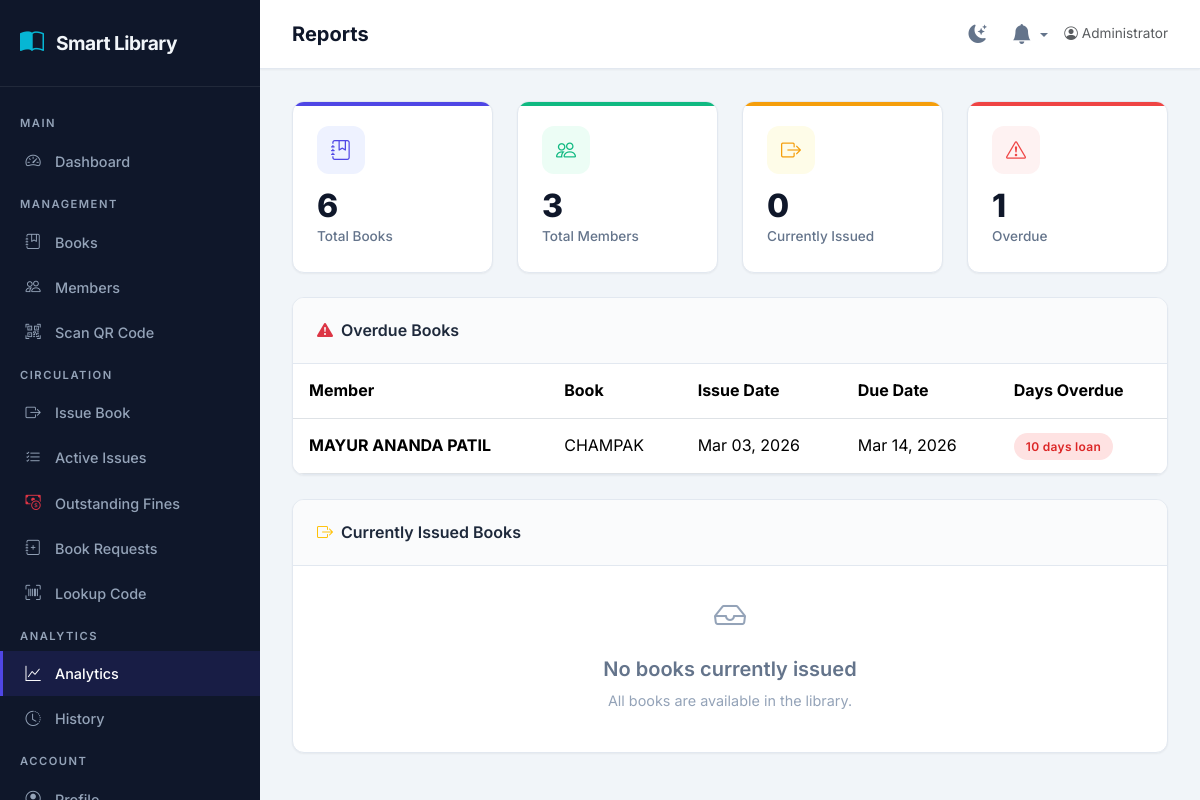
The page /admin/reports (signed in) on the database its author committed.
### app/models.py (models this page shows, shortened)
class User(UserMixin, db.Model):
    __tablename__ = 'users'
    id = db.Column(db.Integer, primary_key=True)
    name = db.Column(db.String(120), nullable=False)
    email = db.Column(db.String(120), unique=True, nullable=False, index=True)
    password_hash = db.Column(db.String(256), nullable=False)
    role = db.Column(db.String(20), nullable=False, default='user', index=True)
    status = db.Column(db.String(20), nullable=False, default='active', index=True)
    created_at = db.Column(db.DateTime, nullable=False, default=datetime.utcnow)
    last_active_at = db.Column(db.DateTime, nullable=True)
    roll_number = db.Column(db.String(50), nullable=True, index=True)
    phone = db.Column(db.String(20), nullable=True)
    division = db.Column(db.String(20), nullable=True)
    department = db.Column(db.String(100), nullable=True)
    semester = db.Column(db.Integer, nullable=True)
    issued_books = db.relationship('IssuedBook', backref='user', lazy='dynamic')
    saved_books = db.relationship('SavedBook', backref='user', lazy='dynamic', cascade='all, delete-orphan')
    reviews = db.relationship('Review', backref='user', lazy='dynamic', cascade='all, delete-orphan')
    book_requests = db.relationship('BookRequest', backref='requester', lazy='dynamic', cascade='all, delete-orphan')
    @property
    def is_admin(self):
        return self.role and self.role.strip().lower() == 'admin'

class IssuedBook(db.Model):
    __tablename__ = 'issued_books'
    id = db.Column(db.Integer, primary_key=True)
    issue_code = db.Column(db.String(20), unique=True, nullable=False, index=True)
    user_id = db.Column(db.Integer, db.ForeignKey('users.id'), nullable=False, index=True)
    book_id = db.Column(db.Integer, db.ForeignKey('books.id'), nullable=False, index=True)
    copy_id = db.Column(db.Integer, db.ForeignKey('book_copies.id'), nullable=True, index=True)
    issue_date = db.Column(db.DateTime, nullable=False, default=datetime.utcnow)
    due_date = db.Column(db.DateTime, nullable=False, index=True)
    return_date = db.Column(db.DateTime, nullable=True)
    status = db.Column(db.String(20), nullable=False, default='issued', index=True)
    fine_amount = db.Column(db.Float, nullable=False, default=0.0)
    fine_paid = db.Column(db.Boolean, nullable=False, default=False)
    notified_due_soon = db.Column(db.Boolean, nullable=False, default=False)

class Book(db.Model):
    __tablename__ = 'books'
    id = db.Column(db.Integer, primary_key=True)
    access_number = db.Column(db.String(50), nullable=True, index=True)
    title = db.Column(db.String(255), nullable=False, index=True)
    author = db.Column(db.String(255), nullable=False, index=True)
    category = db.Column(db.String(100), nullable=False, index=True)
    publication = db.Column(db.String(255), nullable=False, default='Unknown')
    total_copies = db.Column(db.Integer, nullable=False, default=1)
    available_copies = db.Column(db.Integer, nullable=False, default=1)
    image_url = db.Column(db.String(500), nullable=True)  # Cloudinary secure URL
    image_public_id = db.Column(db.String(255), nullable=True)  # For deleting/replacing images
    created_at = db.Column(db.DateTime, nullable=False, default=datetime.utcnow)
    copies = db.relationship('BookCopy', backref='book', lazy='dynamic', cascade='all, delete-orphan')
    issued_records = db.relationship('IssuedBook', backref='book', lazy='dynamic')
    saved_by = db.relationship('SavedBook', backref='book', lazy='dynamic', cascade='all, delete-orphan')
    reviews = db.relationship('Review', backref='book', lazy='dynamic', cascade='all, delete-orphan')
    __table_args__ = (
        db.CheckConstraint('total_copies >= 0', name='ck_total_copies_non_negative'),
        db.CheckConstraint('available_copies >= 0', name='ck_available_copies_non_negative'),
        db.CheckConstraint('available_copies <= total_copies', name='ck_available_lte_total'),
    )

### app/routes/admin.py (the view)
@admin_bp.route('/reports')
@admin_required
def reports():
    issue_service.update_overdue_books()
    stats = issue_service.get_dashboard_stats()
    overdue_books = IssuedBook.query.filter_by(status='overdue').join(User).join(Book).all()
    issued_books = IssuedBook.query.filter_by(status='issued').join(User).join(Book).all()
    return render_template(
        'admin/reports.html',
        stats=stats,
        overdue_books=overdue_books,
        issued_books=issued_books,
    )

### app/models.py (called while the page is built)
@login_manager.user_loader
def load_user(user_id):
    return User.query.get(int(user_id))

### app/routes/admin.py (called while the page is built)
@admin_bp.before_request
@login_required
def before_request():
    from datetime import datetime
    if current_user.is_authenticated:
        current_user.last_active_at = datetime.utcnow()
        db.session.commit()

### app/services/issue_service.py (called while the page is built, shortened)
def update_overdue_books():
    now = datetime.utcnow()
    overdue_records = IssuedBook.query.filter(
        IssuedBook.status == 'issued',
        IssuedBook.due_date < now,
    ).all()
    for record in overdue_records:
        record.status = 'overdue'
    warning_deadline = now + timedelta(days=2)
    due_soon_records = IssuedBook.query.filter(
        IssuedBook.status == 'issued',
        IssuedBook.due_date <= warning_deadline,
        IssuedBook.due_date >= now,
        IssuedBook.notified_due_soon == False
    ).all()
    if overdue_records or due_soon_records:
        db.session.commit()
    return len(overdue_records)

def get_dashboard_stats():
    from app.models import User, Book, IssuedBook
    from sqlalchemy import func
    total_books = db.session.query(func.sum(Book.total_copies)).scalar() or 0
    total_users = User.query.filter_by(role='user').count()
    issued_count = IssuedBook.query.filter_by(status='issued').count()
    overdue_count = IssuedBook.query.filter_by(status='overdue').count()
    recent_books = Book.query.order_by(Book.created_at.desc()).limit(5).all()
    return {
        'total_books': int(total_books),
        'total_users': total_users,
        'issued_count': issued_count,
        'overdue_count': overdue_count,
        'recent_books': recent_books,
    }

### app/templates/admin/reports.html (shortened to what this page needs)
{% extends "admin/layout.html" %}
{% block page_title %}Reports{% endblock %}
{% block content %}
<div class="row g-4 mb-4">
    <div class="col-sm-6 col-lg-3">
        <div class="stat-card books">
            <div class="stat-icon"><i class="bi bi-journal-bookmark"></i></div>
            <div class="stat-value">{{ stats.total_books }}</div>
            <div class="stat-label">Total Books</div>
        </div>
    </div>
    <div class="col-sm-6 col-lg-3">
        <div class="stat-card users">
            <div class="stat-icon"><i class="bi bi-people"></i></div>
            <div class="stat-value">{{ stats.total_users }}</div>
            <div class="stat-label">Total Members</div>
        </div>
    </div>
    <div class="col-sm-6 col-lg-3">
        <div class="stat-card issued">
            <div class="stat-icon"><i class="bi bi-box-arrow-right"></i></div>
            <div class="stat-value">{{ stats.issued_count }}</div>
            <div class="stat-label">Currently Issued</div>
        </div>
    </div>
    <div class="col-sm-6 col-lg-3">
        <div class="stat-card overdue">
            <div class="stat-icon"><i class="bi bi-exclamation-triangle"></i></div>
            <div class="stat-value">{{ stats.overdue_count }}</div>
            <div class="stat-label">Overdue</div>
        </div>
    </div>
</div>
<div class="card-olms mb-4">
    <div class="card-header-olms">
        <i class="bi bi-exclamation-triangle-fill text-danger"></i> Overdue Books
    </div>
    <div class="card-body p-0">
        {% if overdue_books %}
        <div class="table-responsive">
            <table class="table table-hover mb-0">
                <thead>
                    <tr>
                        <th style="padding:.875rem 1rem;">Member</th>
                        <th style="padding:.875rem 1rem;">Book</th>
                        <th style="padding:.875rem 1rem;">Issue Date</th>
                        <th style="padding:.875rem 1rem;">Due Date</th>
                        <th style="padding:.875rem 1rem;">Days Overdue</th>
                    </tr>
                </thead>
                <tbody>
                    {% for issue in overdue_books %}
                    {% set days_overdue = (now() - issue.due_date).days if now else 0 %}
                    <tr>
                        <td style="padding:.875rem 1rem;"><strong>{{ issue.user.name }}</strong></td>
                        <td style="padding:.875rem 1rem;">{{ issue.book.title }}</td>
                        <td style="padding:.875rem 1rem;">{{ issue.issue_date.strftime('%b %d, %Y') }}</td>
                        <td style="padding:.875rem 1rem;">{{ issue.due_date.strftime('%b %d, %Y') }}</td>
                        <td style="padding:.875rem 1rem;">
                            <span class="badge-status badge-overdue">{{ ((issue.due_date - issue.issue_date).days) }}
                                days loan</span>
                        </td>
                    </tr>
                    {% endfor %}
                </tbody>
            </table>
        </div>
        {% else %}
        <div class="empty-state py-4">
            <i class="bi bi-check-circle d-block text-success" style="font-size:2rem;"></i>
            <h5>No overdue books</h5>
            <p>All books are returned on time. Great!</p>
        </div>
        {% endif %}
    </div>
</div>
<div class="card-olms">
    <div class="card-header-olms">
        <i class="bi bi-box-arrow-right text-warning"></i> Currently Issued Books
    </div>
    <div class="card-body p-0">
        {% if issued_books %}
        <div class="table-responsive">
            <table class="table table-hover mb-0">
                <thead>
                    <tr>
                        <th style="padding:.875rem 1rem;">Member</th>
                        <th style="padding:.875rem 1rem;">Book</th>
                        <th style="padding:.875rem 1rem;">Issue Date</th>
                        <th style="padding:.875rem 1rem;">Due Date</th>
                    </tr>
                </thead>
                <tbody>
                    {% for issue in issued_books %}
                    <tr>
                        <td style="padding:.875rem 1rem;"><strong>{{ issue.user.name }}</strong></td>
                        <td style="padding:.875rem 1rem;">{{ issue.book.title }}</td>
                        <td style="padding:.875rem 1rem;">{{ issue.issue_date.strftime('%b %d, %Y') }}</td>
                        <td style="padding:.875rem 1rem;">{{ issue.due_date.strftime('%b %d, %Y') }}</td>
                    </tr>
                    {% endfor %}
                </tbody>
            </table>
        </div>
        {% else %}
        <div class="empty-state py-4">
            <i class="bi bi-inbox d-block" style="font-size:2rem;"></i>
            <h5>No books currently issued</h5>
            <p>All books are available in the library.</p>
        </div>
        {% endif %}
    </div>
</div>
{% endblock %}

### app/templates/admin/layout.html (shortened to what this page needs)
{% extends "base.html" %}
{% block body %}
<div class="admin-wrapper">
    <aside class="sidebar" id="sidebar">
        <div class="sidebar-brand">
            <i class="bi bi-book-half"></i>
            <span>Smart Library</span>
        </div>
        <ul class="sidebar-nav">
            <li class="nav-section">Main</li>
            <li class="nav-item">
                <a href="{{ url_for('admin.dashboard') }}"><i class="bi bi-speedometer2"></i> Dashboard</a>
            </li>
            <li class="nav-section">Management</li>
            <li class="nav-item">
                <a href="{{ url_for('admin.books') }}"><i class="bi bi-journal-bookmark"></i> Books</a>
            </li>
            <li class="nav-item">
                <a href="{{ url_for('admin.users') }}"><i class="bi bi-people"></i> Members</a>
            </li>
            <li class="nav-item">
                <a href="{{ url_for('admin.scan_book') }}"><i class="bi bi-qr-code-scan"></i> Scan QR Code</a>
            </li>
            <li class="nav-section">Circulation</li>
            <li class="nav-item">
                <a href="{{ url_for('admin.issue_book') }}"><i class="bi bi-box-arrow-right"></i> Issue Book</a>
            </li>
            <li class="nav-item">
                <a href="{{ url_for('admin.issued_books') }}"><i class="bi bi-list-check"></i> Active Issues</a>
            </li>
            <li class="nav-item">
                <a class="nav-link {{ 'active' if request.endpoint == 'admin.fines' else '' }}"
                    href="{{ url_for('admin.fines') }}"><i class="bi bi-cash-coin text-danger"></i> Outstanding
                    Fines</a>
            </li>
            <li class="nav-item">
                <a class="nav-link {{ 'active' if request.endpoint == 'admin.book_requests' else '' }}"
                    href="{{ url_for('admin.book_requests') }}"><i class="bi bi-journal-plus"></i> Book Requests</a>
            </li>
            <li class="nav-item">
                <a class="nav-link {{ 'active' if request.endpoint == 'admin.lookup_code' else '' }}"
                    href="{{ url_for('admin.lookup_code') }}"><i class="bi bi-upc-scan"></i> Lookup Code</a>
            </li>
            <li class="nav-section">Analytics</li>
            <li class="nav-item">
                <a href="{{ url_for('admin.reports') }}"><i class="bi bi-graph-up"></i> Analytics</a>
            </li>
            <li class="nav-item">
                <a href="{{ url_for('admin.history') }}"><i class="bi bi-clock-history"></i> History</a>
            </li>
            <li class="nav-section">Account</li>
            <li class="nav-item">
                <a href="{{ url_for('admin.admin_profile') }}"><i class="bi bi-person-circle"></i> Profile</a>
            </li>
        </ul>
    </aside>
    <div class="admin-content">
        <header class="admin-topbar">
            <h1 class="page-title">{% block page_title %}Dashboard{% endblock %}</h1>
            <div class="d-flex align-items-center gap-3">
                <button class="theme-toggle-btn theme-toggle-click" title="Toggle theme">
                    <i class="bi bi-moon-stars-fill theme-toggle-icon"></i>
                </button>
                <div class="dropdown">
                    <a href="#" class="position-relative text-decoration-none dropdown-toggle" role="button"
                        data-bs-toggle="dropdown" aria-expanded="false" style="color: var(--text-secondary);"
                        id="notifDropdown">
                        <i class="bi bi-bell-fill" style="font-size: 1.25rem;"></i>
                    </a>
                </div>
                <span class="text-muted" style="font-size:.85rem;">
                    <i class="bi bi-person-circle me-1"></i>{{ current_user.name }}
                </span>
            </div>
        </header>
        <main class="admin-main">
            {% block content %}{% endblock %}
        </main>
    </div>
</div>
{% endblock %}

### rows shown on the page
User: name "Administrator"
IssuedBook: user.name "MAYUR ANANDA PATIL", book "CHAMPAK", issue_date "Mar 03, 2026", due_date "Mar 14, 2026", ((issue.due_date-issue.issue_date).days) "10"

### other values the page prints
{{ stats.total_books }} "6"
{{ stats.total_users }} "3"
{{ stats.issued_count }} "0"
{{ stats.overdue_count }} "1"
